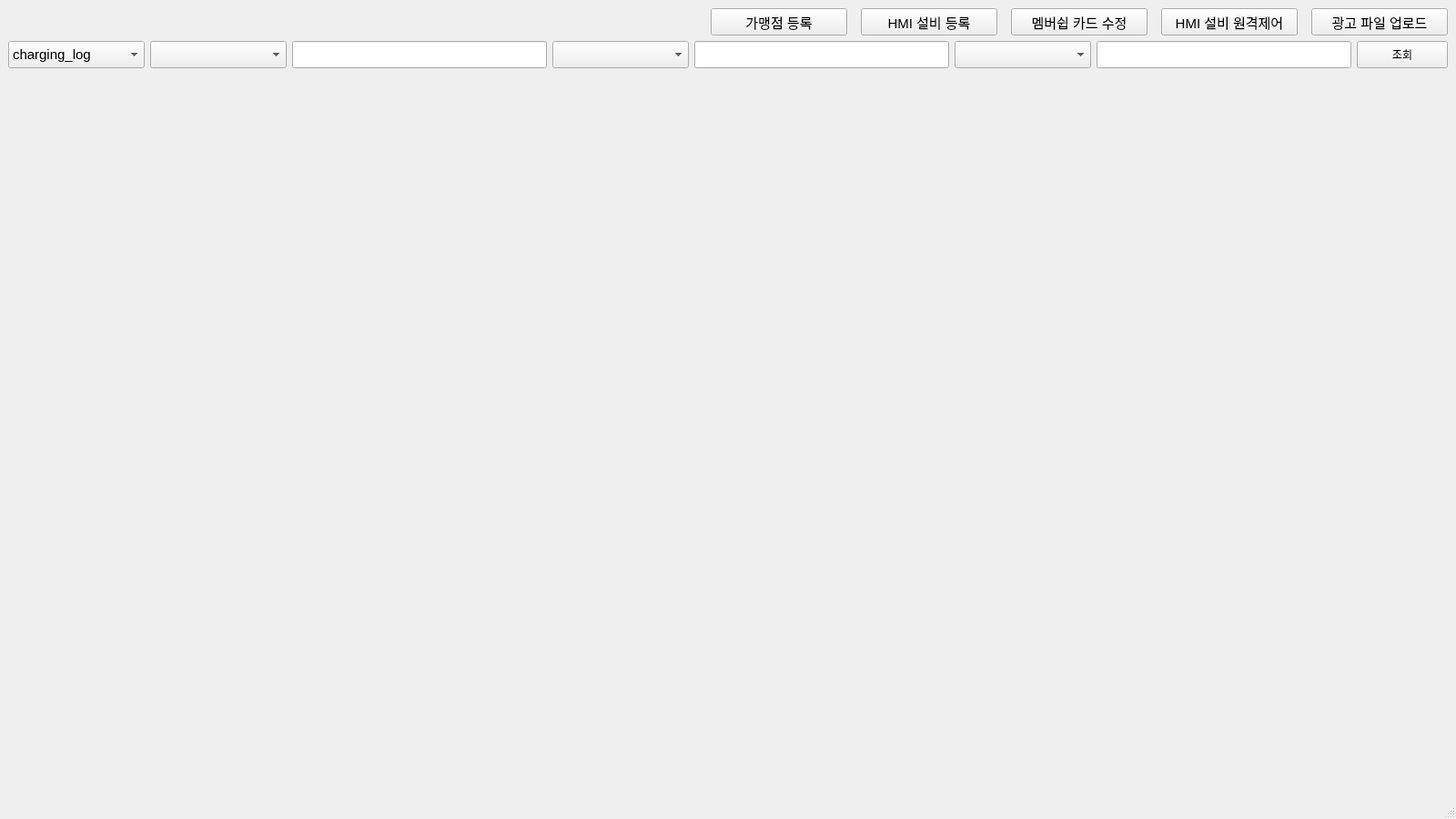
<?xml version="1.0" encoding="UTF-8"?>
<ui version="4.0">
 <class>Admin</class>
 <widget class="QMainWindow" name="Admin">
  <property name="geometry">
   <rect>
    <x>0</x>
    <y>0</y>
    <width>1600</width>
    <height>900</height>
   </rect>
  </property>
  <property name="windowTitle">
   <string>Admin</string>
  </property>
  <widget class="QWidget" name="centralwidget">
   <layout class="QVBoxLayout" name="verticalLayout">
    <item>
     <layout class="QHBoxLayout" name="horizontalLayout_5">
      <property name="spacing">
       <number>15</number>
      </property>
      <item>
       <widget class="QLabel" name="label">
        <property name="text">
         <string/>
        </property>
       </widget>
      </item>
      <item>
       <widget class="QPushButton" name="btn_Register">
        <property name="minimumSize">
         <size>
          <width>150</width>
          <height>30</height>
         </size>
        </property>
        <property name="maximumSize">
         <size>
          <width>150</width>
          <height>16777215</height>
         </size>
        </property>
        <property name="font">
         <font>
          <pointsize>11</pointsize>
         </font>
        </property>
        <property name="text">
         <string>가맹점 등록</string>
        </property>
       </widget>
      </item>
      <item>
       <widget class="QPushButton" name="btn_hmiRegister">
        <property name="minimumSize">
         <size>
          <width>150</width>
          <height>30</height>
         </size>
        </property>
        <property name="maximumSize">
         <size>
          <width>150</width>
          <height>16777215</height>
         </size>
        </property>
        <property name="font">
         <font>
          <pointsize>11</pointsize>
         </font>
        </property>
        <property name="text">
         <string>HMI 설비 등록</string>
        </property>
       </widget>
      </item>
      <item>
       <widget class="QPushButton" name="pushButton_2">
        <property name="minimumSize">
         <size>
          <width>150</width>
          <height>30</height>
         </size>
        </property>
        <property name="maximumSize">
         <size>
          <width>150</width>
          <height>30</height>
         </size>
        </property>
        <property name="font">
         <font>
          <pointsize>11</pointsize>
         </font>
        </property>
        <property name="text">
         <string>멤버쉽 카드 수정</string>
        </property>
       </widget>
      </item>
      <item>
       <widget class="QPushButton" name="pushButton_3">
        <property name="maximumSize">
         <size>
          <width>150</width>
          <height>30</height>
         </size>
        </property>
        <property name="font">
         <font>
          <pointsize>11</pointsize>
         </font>
        </property>
        <property name="text">
         <string>HMI 설비 원격제어</string>
        </property>
       </widget>
      </item>
      <item>
       <widget class="QPushButton" name="pushButton_4">
        <property name="minimumSize">
         <size>
          <width>0</width>
          <height>30</height>
         </size>
        </property>
        <property name="maximumSize">
         <size>
          <width>150</width>
          <height>30</height>
         </size>
        </property>
        <property name="sizeIncrement">
         <size>
          <width>0</width>
          <height>30</height>
         </size>
        </property>
        <property name="font">
         <font>
          <pointsize>11</pointsize>
         </font>
        </property>
        <property name="text">
         <string>광고 파일 업로드</string>
        </property>
       </widget>
      </item>
     </layout>
    </item>
    <item>
     <layout class="QHBoxLayout" name="horizontalLayout_4">
      <item>
       <widget class="QComboBox" name="comboBox">
        <property name="minimumSize">
         <size>
          <width>150</width>
          <height>30</height>
         </size>
        </property>
        <property name="font">
         <font>
          <pointsize>11</pointsize>
          <bold>false</bold>
          <hintingpreference>PreferDefaultHinting</hintingpreference>
         </font>
        </property>
        <property name="layoutDirection">
         <enum>Qt::LayoutDirection::LeftToRight</enum>
        </property>
        <item>
         <property name="text">
          <string>charging_log</string>
         </property>
        </item>
        <item>
         <property name="text">
          <string>hmi_current_stat</string>
         </property>
        </item>
        <item>
         <property name="text">
          <string>hmi_device</string>
         </property>
        </item>
        <item>
         <property name="text">
          <string>membership_card</string>
         </property>
        </item>
        <item>
         <property name="text">
          <string>membership_log</string>
         </property>
        </item>
        <item>
         <property name="text">
          <string>store_user</string>
         </property>
        </item>
       </widget>
      </item>
      <item>
       <layout class="QHBoxLayout" name="horizontalLayout">
        <item>
         <widget class="QComboBox" name="comboBox_2">
          <property name="minimumSize">
           <size>
            <width>150</width>
            <height>30</height>
           </size>
          </property>
          <property name="font">
           <font>
            <pointsize>11</pointsize>
           </font>
          </property>
         </widget>
        </item>
        <item>
         <widget class="QLineEdit" name="lineEdit">
          <property name="minimumSize">
           <size>
            <width>0</width>
            <height>30</height>
           </size>
          </property>
         </widget>
        </item>
       </layout>
      </item>
      <item>
       <layout class="QHBoxLayout" name="horizontalLayout_2">
        <item>
         <widget class="QComboBox" name="comboBox_3">
          <property name="minimumSize">
           <size>
            <width>150</width>
            <height>30</height>
           </size>
          </property>
          <property name="font">
           <font>
            <pointsize>11</pointsize>
           </font>
          </property>
         </widget>
        </item>
        <item>
         <widget class="QLineEdit" name="lineEdit_2">
          <property name="minimumSize">
           <size>
            <width>0</width>
            <height>30</height>
           </size>
          </property>
         </widget>
        </item>
       </layout>
      </item>
      <item>
       <layout class="QHBoxLayout" name="horizontalLayout_3">
        <item>
         <widget class="QComboBox" name="comboBox_4">
          <property name="minimumSize">
           <size>
            <width>150</width>
            <height>30</height>
           </size>
          </property>
          <property name="font">
           <font>
            <pointsize>11</pointsize>
           </font>
          </property>
         </widget>
        </item>
        <item>
         <widget class="QLineEdit" name="lineEdit_3">
          <property name="minimumSize">
           <size>
            <width>0</width>
            <height>30</height>
           </size>
          </property>
         </widget>
        </item>
       </layout>
      </item>
      <item>
       <widget class="QPushButton" name="pushButton">
        <property name="minimumSize">
         <size>
          <width>100</width>
          <height>30</height>
         </size>
        </property>
        <property name="text">
         <string>조회</string>
        </property>
       </widget>
      </item>
     </layout>
    </item>
    <item>
     <widget class="QStackedWidget" name="stackedWidget">
      <widget class="QWidget" name="page"/>
      <widget class="QWidget" name="page_2"/>
     </widget>
    </item>
   </layout>
  </widget>
  <widget class="QMenuBar" name="menubar">
   <property name="geometry">
    <rect>
     <x>0</x>
     <y>0</y>
     <width>1600</width>
     <height>23</height>
    </rect>
   </property>
  </widget>
  <widget class="QStatusBar" name="statusbar"/>
 </widget>
 <resources/>
 <connections/>
</ui>
